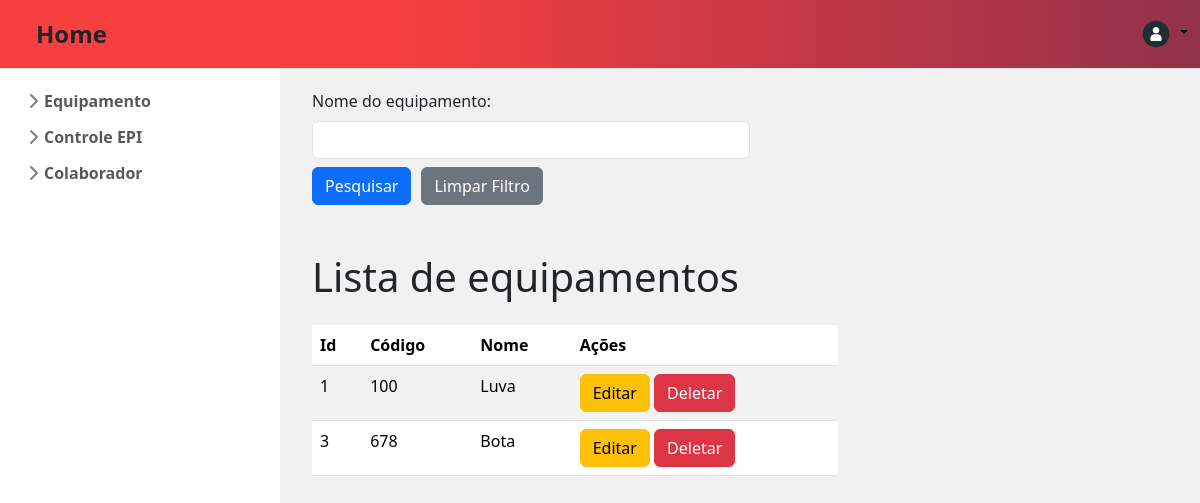
The page /listarEquipamento/ on the database its author committed.
### app_produtos/models.py (models this page shows, shortened)
class CadastrarEquipamento(models.Model):
    cod_equipamento = models.IntegerField()
    nome_equipamento = models.CharField(max_length=100)

### app_produtos/views.py (the view)
# urls.py: path("listarEquipamento/", views.listar_equipamento, name="listar_equipamento"),
def listar_equipamento(request):
    values = CadastrarEquipamento.objects.all()
    cod_equipamento = request.GET.get('cod_equipamento')
    nome_equipamento = request.GET.get('nome_equipamento')
    if nome_equipamento:
        values = values.filter(nome_equipamento__icontains=nome_equipamento)
    return render(request, 'app_produtos/globals/listarEquipamento.html', {
        "lista_equipamento": values,
        "nome_equipamento": nome_equipamento
    })

### app_produtos/templates/app_produtos/globals/listarEquipamento.html (shortened to what this page needs)
{% extends "app_produtos/index.html" %}
{% block content %}
<div class="container justify-content-center mt-2">
  <form action="{% url 'listar_equipamento' %}" method="get">
    <div class="form-group">
      <label class="form-label" for="nome_equipamento">Nome do equipamento:</label>
      <input class="form-control w-50" type="text" name="nome_equipamento" id="nome_equipamento" value="{{ nome_equipamento|default:'' }}"/>
    </div>
    <div class="d-flex mt-2" style="gap: 10px;">
        <button class="w-10 btn btn-primary btn-md"  type="submit">Pesquisar</button>
        <a class="w-10 btn btn-secondary btn-md" href="{% url 'listar_equipamento' %}">Limpar Filtro</a>
      </div>
  </form>
</div>
{% if lista_equipamento %}
<div class="container mt-5">
  <h1 class="text-start mb-4" >Lista de equipamentos</h1>
  <table class="table table-striped" style="width: 60%;">
    <thead>
      <tr>
        <th>Id</th>
        <th>Código</th>
        <th>Nome</th>
        <th>Ações</th>
      </tr>
    </thead>
    <tbody>
      {% for item in lista_equipamento %}
      <tr>
        <td>{{ item.id }}</td>
        <td>{{ item.cod_equipamento }}</td>
        <td>{{ item.nome_equipamento }}</td>
        <td>
            <a href="/editarEquipamento/{{ item.id }}" class="btn btn-warning">Editar</a>
            <button class="btn btn-danger" data-bs-toggle="modal" data-bs-target="#confirmDeleteModal" onclick="setDeleteUrl('/deletarEquipamento/{{ item.id }}')">Deletar</button>
        </td>
      </tr>
      {% endfor %}
    </tbody>
  </table>
</div>
{% else %}
<div class="container mt-3">
  <p class="text-center h3">Nenhum equipamento encontrado</p>
</div>
{% endif %} {% endblock content %}

### rows shown on the page
CadastrarEquipamento: id "1", cod_equipamento "100", nome_equipamento "Luva"
CadastrarEquipamento: id "3", cod_equipamento "678", nome_equipamento "Bota"
